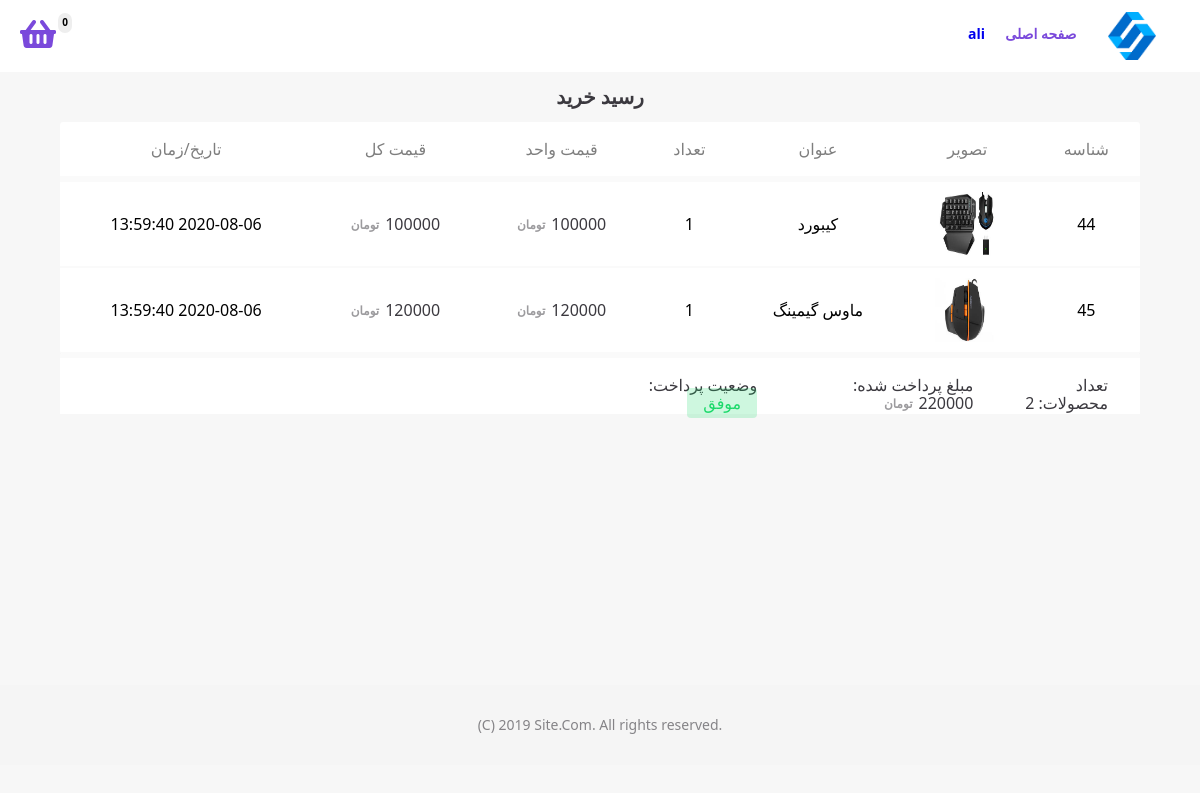
The app's page /panel/receipt.php?oid=23 (signed in) with its own data.
### tables this page shows
CREATE TABLE `orders_details` (
  `details_id` int(11) NOT NULL,
  `order_id` int(11) NOT NULL,
  `customer_id` int(11) NOT NULL,
  `product_id` int(11) NOT NULL,
  `product_price` varchar(25) NOT NULL,
  `order_quantity` smallint(6) NOT NULL
);

CREATE TABLE `products` (
  `product_id` int(11) NOT NULL,
  `caption` varchar(255) NOT NULL,
  `description` text NOT NULL,
  `price` varchar(20) NOT NULL,
  `quantity` int(11) NOT NULL DEFAULT 0,
  `reg_date` varchar(20) NOT NULL,
  `image_url` varchar(255) NOT NULL
);

CREATE TABLE `orders` (
  `order_id` int(11) NOT NULL,
  `customer_id` int(11) NOT NULL,
  `total_products` smallint(6) NOT NULL,
  `total_price` varchar(25) NOT NULL,
  `date_time` varchar(25) NOT NULL,
  `payment_status` int(1) NOT NULL
);

### core/utilities.php (called while the page is built, shortened)
<?php
function isSessionExists($sessionKey) {
    return array_key_exists($sessionKey, $_SESSION) && !empty($_SESSION[$sessionKey]);
}
function getSession($sessionKey) {
    return $_SESSION[$sessionKey];
}

### core/connection-manager.php (called while the page is built, shortened)
<?php
    class ConnectionManager {
        private $connection;
        public function __construct() {
            $this->connection = new mysqli(self::HOST, self::USERNAME, self::PASSWORD, self::DATABASE);
            $this->connection->set_charset("utf8");
        }
        public function getConnection() {
            return $this->connection;
        }
    }
?>

### core/order-details-manager.php (called while the page is built, shortened)
<?php
require_once("connection-manager.php");
class OrderDetailsManager {
    private $tableName = "orders_details";
    public function getByOrderId($orderId) {
        $query =
            "SELECT * FROM $this->tableName WHERE order_id = $orderId";
        $connectionManager = new ConnectionManager();
        $result = mysqli_query($connectionManager->getConnection(), $query);
        $rows = [];
        while ($row = $result->fetch_assoc())
            $rows[] = $row;
        return $rows;
    }
}

### core/order-manager.php (called while the page is built, shortened)
<?php
require_once("connection-manager.php");
require_once("order-details-manager.php");
class OrderManager {
    private $tableName = "orders";
    public function getById($orderId) {
        $query =
            "SELECT * FROM $this->tableName WHERE order_id = $orderId";
        $connectionManager = new ConnectionManager();
        $result = mysqli_query($connectionManager->getConnection(), $query);
        $row = $result->fetch_assoc();
        $order = new Order();
        $order->orderId = $row['order_id'];
        $order->customerId = $row['customer_id'];
        $order->totalProducts = $row['total_products'];
        $order->totalPrice = $row['total_price'];
        $order->dateTime = $row['date_time'];
        $order->paymentStatus = $row['payment_status'];
        return $order;
    }
}

### core/product-manager.php (called while the page is built, shortened)
<?php
    require_once("connection-manager.php");
    class ProductManager {
        private $tableName = "products";
        public function getById($productId) {
            $query = "SELECT * FROM $this->tableName WHERE product_id = $productId";
            $connectionManager = new ConnectionManager();
            $result = mysqli_query($connectionManager->getConnection(), $query);
            $row = $result->fetch_assoc();
            $product = new Product();
            $product->productId = $row['product_id'];
            $product->caption = $row['caption'];
            $product->description = $row['description'];
            $product->price = $row['price'];
            $product->quantity = $row['quantity'];
            $product->regDate = $row['reg_date'];
            $product->imageUrl = $row['image_url'];
            return $product;
        }
    }
?>

### panel/receipt.php (the view, shortened to what this page needs)
<?php
require_once ("../core/utilities.php");
require_once ("../core/order-manager.php");
require_once ("../core/order-details-manager.php");
require_once ("../core/product-manager.php");
$sessionsState = isSessionExists("IsCustomerAuthorized") && getSession("IsCustomerAuthorized") == true;
$hasOrderId = isset($_GET["oid"]);
if ($sessionsState && $hasOrderId) {
    $orderId = intval($_GET["oid"]);
    $productManager = new ProductManager();
    $orderManager = new OrderManager();
    $orderDetailsManager = new OrderDetailsManager();
    $orderInfo = $orderManager->getById($orderId);
    $orderDetails = $orderDetailsManager->getByOrderId($orderInfo->orderId);
    $orderStatus = $orderInfo->paymentStatus == 1 ? SUCCESS : FAILED;
    $orderStatusSpanClass = $orderInfo->paymentStatus == 1 ? "success-payment" : "failed-payment";
} else {
    redirectTo(NOT_FOUND_PAGE_URL);
}
require_once ("../header.php");
?>
<section class="order-receipt-section">
    <div class="caption">
        <h1><?php echo ORDER_RECEIPT_CAPTION; ?></h1>
    </div>
    <div class="items">
        <table>
            <tbody>
            <tr class="list-header">
                <th><?php echo ID; ?></th>
                <th><?php echo IMAGE; ?></th>
                <th><?php echo CAPTION; ?></th>
                <th><?php echo QUANTITY; ?></th>
                <th><?php echo UNIT_PRICE; ?></th>
                <th><?php echo TOTAL_PRICE; ?></th>
                <th><?php echo DATE_TIME; ?></th>
            </tr>
            <?php
            foreach ($orderDetails as &$orderDetail) {
                $productInfo = $productManager->getById($orderDetail['product_id']);
            ?>
            <tr>
                <td><?php echo $orderDetail['details_id']; ?></td>
                <td><img src="<?php echo $productInfo->imageUrl; ?>" alt="<?php echo $productInfo->caption; ?>"></td>
                <td><?php echo $productInfo->caption; ?></td>
                <td><?php echo $orderDetail['order_quantity']; ?></td>
                <td><span class="price"><?php echo $orderDetail['product_price']; ?></span></td>
                <td><span class="price"><?php echo intval($orderDetail['product_price']) * intval($orderDetail['order_quantity']); ?></span></td>
                <td><?php echo $orderInfo->dateTime; ?></td>
            </tr>
            <?php } ?>
            </tbody>
        </table>
        <div class="list-footer">
            <div class="details">
                <div>
                    <span><?php echo TOTAL_QUANTITY; ?>: </span><span><?php echo $orderInfo->totalProducts; ?></span>
                </div>
                <div>
                    <span><?php echo PAID_PRICE; ?>: </span><span class="price"><?php echo $orderInfo->totalPrice; ?></span>
                </div>
                <div>
                    <span><?php echo ORDER_PAYMENT_STATUS; ?>: </span><span class="<?php echo $orderStatusSpanClass; ?>"><?php echo $orderStatus; ?></span>
                </div>
            </div>
        </div>
    </div>
</section>
<?php require_once ("../footer.php"); ?>

### header.php (shortened to what this page needs)
<?php
    require_once("core/utilities.php");
    $sessionsState = isSessionExists("IsCustomerAuthorized") && getSession("IsCustomerAuthorized") == true;
?>
<html>
    <head>
        <link rel="stylesheet" href="https://use.fontawesome.com/releases/v5.8.2/css/all.css">
        <link rel="stylesheet" href="<?php echo BASE_URL; ?>theme/normalize.css">
        <link rel="stylesheet" href="<?php echo BASE_URL; ?>theme/style.css">
    </head>
    <body>
        <header>
            <div class="logo-wrapper">
                <a href="<?php echo BASE_URL; ?>">
                    <img class="header-logo" src="<?php echo MAIN_LOGO; ?>" alt="Site logo"/>
                </a>
            </div>
            <nav class="main-menu">
                <ul>
                    <li><a href="<?php echo BASE_URL; ?>" class="active-page-menu-item"><?php echo HOME; ?></a></li>
                    <?php
                        if ($sessionsState) {
                            echo '<li><a href="'.CUSTOMER_CONTROL_PANEL_URL.'">'.getSession("CurrentCustomerUsername").'</a></li>';
                        } else {
                            echo '<li><a href="'.SIGNUP_PAGE_URL.'">'.CREATE_ACCOUNT.'</a></li>';
                            echo '<li><a href="'.LOGIN_PAGE_URL.'">'.LOGIN.'</a></li>';
                        }
                    ?>
                </ul>
            </nav>
            <div class="basket">
                <a class="basket-button" href="<?php echo BASKET_PAGE_URL; ?>">
                    <span class="badge" id="badge">0</span>
                    <i class="fa fa-shopping-basket fa-2x"></i>
                </a>
            </div>
        </header>

### footer.php (shortened to what this page needs)
        <footer>
            <div class="copyright">
                <p><?php echo COPYRIGHT; ?></p>
            </div>
        </footer>
    </body>
</html>

### theme/base.css (style rules this page uses)
* { font-family: 'Segoe UI', Tahoma, Geneva, Verdana, sans-serif; }
html, body { direction: rtl; margin: 0px; padding: 0px; background: #f7f7f7; }
h1 { font-size: 20px !important; }
h1, h2, h3, h4, h5, h6, p, span, label { color: rgb(59, 57, 63) !important; }
p { line-height: 2em; font-size: 14px !important; }
table { border-collapse: collapse; }
th, td { padding: 10px 15px; text-align: center; }
img { vertical-align: middle; }
.success-payment { padding: 4px 16px; background: rgba(26, 217, 105, 0.21); color: #1ad969 !important; border-radius: 4px; }

### theme/css/header.css (style rules this page uses)
header { background: #ffffff; padding: 8px 4px 64px 4px; display: block; }
header .logo-wrapper { float: right; width: 6%; }
header .header-logo { width: 48px; height: 48px; margin: 4px 40px 0 -40px; }
header .main-menu { text-align: right; float: right; width: 40%; }
header li { display: inline-block; list-style-type: none; }
header li a { padding: 8px; text-decoration: none; border-radius: 4px; transition: background 0.25s ease-out; font-size: 14px; font-weight: 600; }
.active-page-menu-item { background: #ffffff; color: rgb(122, 73, 219); }
header .basket { width: 40%; float: left; text-align: left; }
header .basket { margin: 10px 0 0px 16px; }
header .basket-button { color: rgb(122, 73, 219); border: none; position: relative; }
header .basket-button .badge { position: absolute; background: #eee; border-radius: 32px; display: inline-block; padding: 4px; color: #000 !important; right: -16px; top: -16px; font-size: 10px; font-weight: bold; }

### theme/css/footer.css (style rules this page uses)
footer { background: #f5f5f5; padding: 12px; }
footer .copyright { direction: ltr; opacity: 0.6; text-align: center; }

### theme/css/receipt.css (style rules this page uses)
.order-receipt-section { width: 100%; min-height: 600px; }
.order-receipt-section .caption { text-align: center; width: 90%; margin: auto; }
.order-receipt-section .price:after { content: 'تومان'; position: relative; left: 0; top: -1px; font-weight: bold; font-size: 12px; opacity: 0.5; margin-right: 6px; }
.order-receipt-section table { margin: auto; width: 90%; border-radius: 4px; background: #fff; overflow: hidden; position: relative; }
.order-receipt-section table th { font-weight: normal; opacity: 0.5; padding: 16px; }
.order-receipt-section table td { margin: 0; height: 44px; background: #fff; border-radius: 4px; border-bottom: 2px solid #fafafa; }
.order-receipt-section table td img { width: 64px; height: 64px; }
.order-receipt-section .list-header { background: #fff; border-bottom: 6px solid #fafafa !important; }
.order-receipt-section .list-footer { width: 90%; margin: auto; background: #ffffff; height: 56px; border-top: 4px solid #fafafa !important; }
.order-receipt-section .list-footer .details { float: right; width: 50%; display: flex; flex-direction: row; flex-wrap: nowrap; }
.order-receipt-section .list-footer .details div { margin-top: 18px; margin-right: 32px; }

### records on screen
orders_details: details_id "44", product.image_url (picture), product.caption "کیبورد", order_quantity "1", product_price "100000", order.date_time "2020-08-06 13:59:40"
orders_details: details_id "45", product.image_url (picture), product.caption "ماوس گیمینگ", order_quantity "1", product_price "120000", order.date_time "2020-08-06 13:59:40"
orders: total_products "2", total_price "220000", payment_status "موفق"

### other values on screen
HOME "صفحه اصلی"
getSession("CurrentCustomerUsername") "ali"
ORDER_RECEIPT_CAPTION "رسید خرید"
ID "شناسه"
IMAGE "تصویر"
CAPTION "عنوان"
QUANTITY "تعداد"
UNIT_PRICE "قیمت واحد"
TOTAL_PRICE "قیمت کل"
DATE_TIME "تاریخ/زمان"
TOTAL_QUANTITY "تعداد محصولات"
PAID_PRICE "مبلغ پرداخت شده"
ORDER_PAYMENT_STATUS "وضعیت پرداخت"
COPYRIGHT "(C) 2019 Site.Com. All rights reserved."
